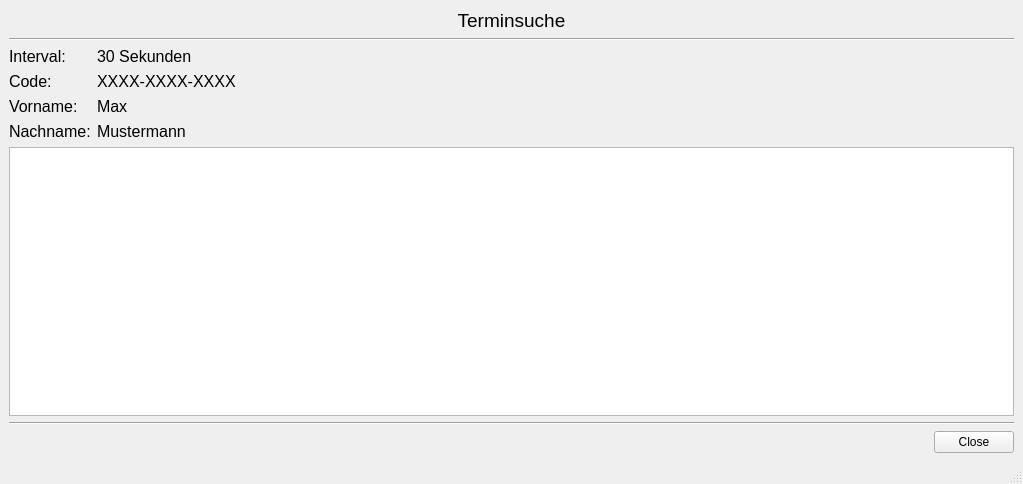
<?xml version="1.0" encoding="UTF-8"?>
<ui version="4.0">
 <class>terminsuche_window</class>
 <widget class="QMainWindow" name="terminsuche_window">
  <property name="geometry">
   <rect>
    <x>0</x>
    <y>0</y>
    <width>1023</width>
    <height>484</height>
   </rect>
  </property>
  <property name="windowTitle">
   <string>vaccipy - Terminsuche</string>
  </property>
  <widget class="QWidget" name="centralwidget">
   <layout class="QGridLayout" name="gridLayout_2">
    <item row="0" column="0">
     <layout class="QGridLayout" name="gridLayout">
      <item row="4" column="0">
       <widget class="Line" name="line">
        <property name="orientation">
         <enum>Qt::Horizontal</enum>
        </property>
       </widget>
      </item>
      <item row="3" column="0">
       <widget class="QTextEdit" name="console_text_edit">
        <property name="readOnly">
         <bool>true</bool>
        </property>
       </widget>
      </item>
      <item row="5" column="0">
       <widget class="QDialogButtonBox" name="buttonBox">
        <property name="standardButtons">
         <set>QDialogButtonBox::Close</set>
        </property>
       </widget>
      </item>
      <item row="0" column="0">
       <widget class="QLabel" name="header_label">
        <property name="font">
         <font>
          <pointsize>14</pointsize>
         </font>
        </property>
        <property name="text">
         <string>Terminsuche</string>
        </property>
        <property name="alignment">
         <set>Qt::AlignCenter</set>
        </property>
       </widget>
      </item>
      <item row="2" column="0">
       <layout class="QFormLayout" name="daten_form_layout">
        <item row="1" column="0">
         <widget class="QLabel" name="code_name_label">
          <property name="font">
           <font>
            <pointsize>12</pointsize>
           </font>
          </property>
          <property name="text">
           <string>Code:</string>
          </property>
         </widget>
        </item>
        <item row="1" column="1">
         <widget class="QLabel" name="code_label">
          <property name="font">
           <font>
            <pointsize>12</pointsize>
           </font>
          </property>
          <property name="text">
           <string>XXXX-XXXX-XXXX</string>
          </property>
         </widget>
        </item>
        <item row="2" column="0">
         <widget class="QLabel" name="vorname_name_label">
          <property name="font">
           <font>
            <pointsize>12</pointsize>
           </font>
          </property>
          <property name="text">
           <string>Vorname:</string>
          </property>
         </widget>
        </item>
        <item row="2" column="1">
         <widget class="QLabel" name="vorname_label">
          <property name="font">
           <font>
            <pointsize>12</pointsize>
           </font>
          </property>
          <property name="text">
           <string>Max</string>
          </property>
         </widget>
        </item>
        <item row="3" column="0">
         <widget class="QLabel" name="nachname_name_label">
          <property name="font">
           <font>
            <pointsize>12</pointsize>
           </font>
          </property>
          <property name="text">
           <string>Nachname:</string>
          </property>
         </widget>
        </item>
        <item row="3" column="1">
         <widget class="QLabel" name="nachname_label">
          <property name="font">
           <font>
            <pointsize>12</pointsize>
           </font>
          </property>
          <property name="text">
           <string>Mustermann</string>
          </property>
         </widget>
        </item>
        <item row="0" column="0">
         <widget class="QLabel" name="interval_name_label">
          <property name="font">
           <font>
            <pointsize>12</pointsize>
           </font>
          </property>
          <property name="text">
           <string>Interval: </string>
          </property>
         </widget>
        </item>
        <item row="0" column="1">
         <widget class="QLabel" name="interval_label">
          <property name="font">
           <font>
            <pointsize>12</pointsize>
           </font>
          </property>
          <property name="text">
           <string>30 Sekunden</string>
          </property>
         </widget>
        </item>
       </layout>
      </item>
      <item row="1" column="0">
       <widget class="Line" name="line_2">
        <property name="orientation">
         <enum>Qt::Horizontal</enum>
        </property>
       </widget>
      </item>
     </layout>
    </item>
   </layout>
  </widget>
  <widget class="QStatusBar" name="statusbar"/>
 </widget>
 <resources/>
 <connections/>
</ui>
